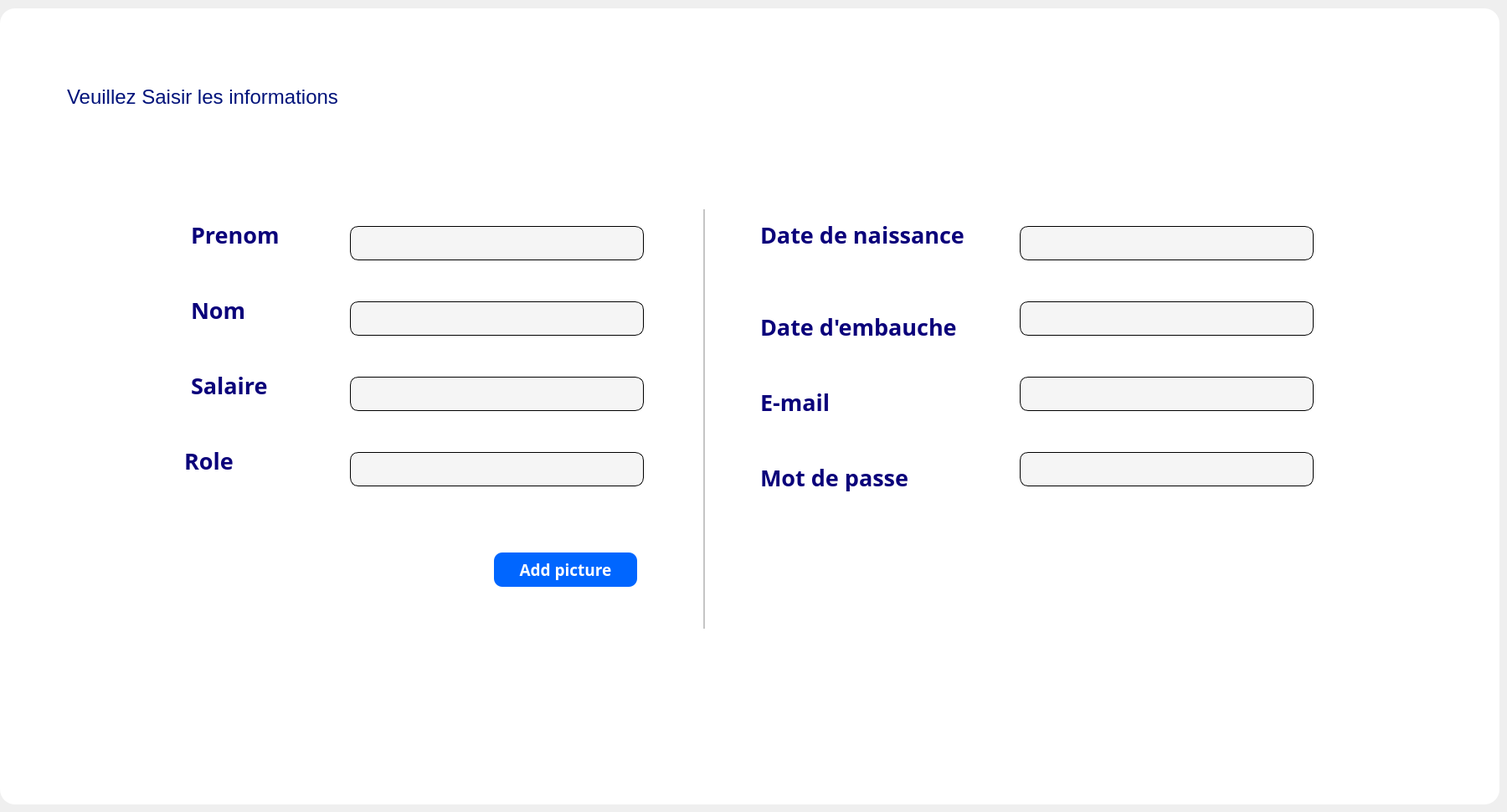
      <widget class="QWidget" name="tab_4">
       <attribute name="icon">
        <iconset resource="D:/volve/untitled22/res.qrc">
         <normaloff>:/icon/icons/icons8-crayon-64.png</normaloff>:/icon/icons/icons8-crayon-64.png</iconset>
       </attribute>
       <attribute name="title">
        <string>Modifier</string>
       </attribute>
       <widget class="QFrame" name="frame_15">
        <property name="geometry">
         <rect>
          <x>0</x>
          <y>10</y>
          <width>1791</width>
          <height>951</height>
         </rect>
        </property>
        <property name="styleSheet">
         <string notr="true">border-radius:18px;
background:white;
</string>
        </property>
        <property name="frameShape">
         <enum>QFrame::StyledPanel</enum>
        </property>
        <property name="frameShadow">
         <enum>QFrame::Raised</enum>
        </property>
        <widget class="QLineEdit" name="le_role_6">
         <property name="geometry">
          <rect>
           <x>418</x>
           <y>530</y>
           <width>351</width>
           <height>41</height>
          </rect>
         </property>
         <property name="styleSheet">
          <string notr="true">border-radius: 10px;
background: #F5F5F5;
border: 1px solid #000000;
padding-bottom:7px;</string>
         </property>
        </widget>
        <widget class="QLabel" name="lab_mdb_6">
         <property name="geometry">
          <rect>
           <x>908</x>
           <y>530</y>
           <width>181</width>
           <height>61</height>
          </rect>
         </property>
         <property name="font">
          <font>
           <family>Yu Gothic UI Semibold</family>
           <pointsize>20</pointsize>
           <weight>75</weight>
           <bold>true</bold>
          </font>
         </property>
         <property name="styleSheet">
          <string notr="true">color: rgb(10, 0, 122);</string>
         </property>
         <property name="text">
          <string>Mot de passe</string>
         </property>
        </widget>
        <widget class="QLineEdit" name="le_email_6">
         <property name="geometry">
          <rect>
           <x>1218</x>
           <y>440</y>
           <width>351</width>
           <height>41</height>
          </rect>
         </property>
         <property name="styleSheet">
          <string notr="true">border-radius: 10px;
background: #F5F5F5;
border: 1px solid #000000;
padding-bottom:7px;</string>
         </property>
        </widget>
        <widget class="QLineEdit" name="le_salaire_6">
         <property name="geometry">
          <rect>
           <x>418</x>
           <y>440</y>
           <width>351</width>
           <height>41</height>
          </rect>
         </property>
         <property name="styleSheet">
          <string notr="true">border-radius: 10px;
background: #F5F5F5;
border: 1px solid #000000;
padding-bottom:7px;</string>
         </property>
        </widget>
        <widget class="QLabel" name="lab_emb_6">
         <property name="geometry">
          <rect>
           <x>908</x>
           <y>350</y>
           <width>271</width>
           <height>61</height>
          </rect>
         </property>
         <property name="font">
          <font>
           <family>Yu Gothic UI Semibold</family>
           <pointsize>20</pointsize>
           <weight>75</weight>
           <bold>true</bold>
          </font>
         </property>
         <property name="styleSheet">
          <string notr="true">color: rgb(10, 0, 122);</string>
         </property>
         <property name="text">
          <string>Date d'embauche</string>
         </property>
        </widget>
        <widget class="QLineEdit" name="le_dn_6">
         <property name="geometry">
          <rect>
           <x>1218</x>
           <y>260</y>
           <width>351</width>
           <height>41</height>
          </rect>
         </property>
         <property name="styleSheet">
          <string notr="true">border-radius: 10px;
background: #F5F5F5;
border: 1px solid #000000;
padding-bottom:7px;</string>
         </property>
        </widget>
        <widget class="QLabel" name="lab_dn_6">
         <property name="geometry">
          <rect>
           <x>908</x>
           <y>240</y>
           <width>281</width>
           <height>61</height>
          </rect>
         </property>
         <property name="font">
          <font>
           <family>Yu Gothic UI Semibold</family>
           <pointsize>20</pointsize>
           <weight>75</weight>
           <bold>true</bold>
          </font>
         </property>
         <property name="styleSheet">
          <string notr="true">color: rgb(10, 0, 122);</string>
         </property>
         <property name="text">
          <string>Date de naissance</string>
         </property>
        </widget>
        <widget class="QLabel" name="lab_role_6">
         <property name="geometry">
          <rect>
           <x>220</x>
           <y>520</y>
           <width>181</width>
           <height>41</height>
          </rect>
         </property>
         <property name="font">
          <font>
           <family>Yu Gothic UI Semibold</family>
           <pointsize>20</pointsize>
           <weight>75</weight>
           <bold>true</bold>
          </font>
         </property>
         <property name="styleSheet">
          <string notr="true">color: rgb(10, 0, 122);</string>
         </property>
         <property name="text">
          <string>Role</string>
         </property>
        </widget>
        <widget class="QLabel" name="lab_pr_6">
         <property name="geometry">
          <rect>
           <x>228</x>
           <y>240</y>
           <width>261</width>
           <height>61</height>
          </rect>
         </property>
         <property name="font">
          <font>
           <family>Yu Gothic UI Semibold</family>
           <pointsize>20</pointsize>
           <weight>75</weight>
           <bold>true</bold>
          </font>
         </property>
         <property name="styleSheet">
          <string notr="true">color: rgb(10, 0, 122);</string>
         </property>
         <property name="text">
          <string>Prenom</string>
         </property>
        </widget>
        <widget class="QLineEdit" name="le_prenom_6">
         <property name="geometry">
          <rect>
           <x>418</x>
           <y>260</y>
           <width>351</width>
           <height>41</height>
          </rect>
         </property>
         <property name="styleSheet">
          <string notr="true">border-radius: 10px;
background: #F5F5F5;
border: 1px solid #000000;
padding-bottom:7px;</string>
         </property>
        </widget>
        <widget class="QLabel" name="lab_sal_6">
         <property name="geometry">
          <rect>
           <x>228</x>
           <y>420</y>
           <width>151</width>
           <height>61</height>
          </rect>
         </property>
         <property name="font">
          <font>
           <family>Yu Gothic UI Semibold</family>
           <pointsize>20</pointsize>
           <weight>75</weight>
           <bold>true</bold>
          </font>
         </property>
         <property name="styleSheet">
          <string notr="true">color: rgb(10, 0, 122);</string>
         </property>
         <property name="text">
          <string>Salaire</string>
         </property>
        </widget>
        <widget class="QLineEdit" name="le_nom_6">
         <property name="geometry">
          <rect>
           <x>418</x>
           <y>350</y>
           <width>351</width>
           <height>41</height>
          </rect>
         </property>
         <property name="styleSheet">
          <string notr="true">border-radius: 10px;
background: #F5F5F5;
border: 1px solid #000000;
padding-bottom:7px;</string>
         </property>
        </widget>
        <widget class="Line" name="line_8">
         <property name="geometry">
          <rect>
           <x>840</x>
           <y>240</y>
           <width>2</width>
           <height>501</height>
          </rect>
         </property>
         <property name="font">
          <font>
           <pointsize>2</pointsize>
          </font>
         </property>
         <property name="styleSheet">
          <string notr="true">background:rgb(197, 197, 197);</string>
         </property>
         <property name="orientation">
          <enum>Qt::Vertical</enum>
         </property>
        </widget>
        <widget class="QLabel" name="lab_email_6">
         <property name="geometry">
          <rect>
           <x>908</x>
           <y>440</y>
           <width>151</width>
           <height>61</height>
          </rect>
         </property>
         <property name="font">
          <font>
           <family>Yu Gothic UI Semibold</family>
           <pointsize>20</pointsize>
           <weight>75</weight>
           <bold>true</bold>
          </font>
         </property>
         <property name="styleSheet">
          <string notr="true">color: rgb(10, 0, 122);</string>
         </property>
         <property name="text">
          <string>E-mail</string>
         </property>
        </widget>
        <widget class="QPushButton" name="pb_add_p_6">
         <property name="geometry">
          <rect>
           <x>590</x>
           <y>650</y>
           <width>171</width>
           <height>41</height>
          </rect>
         </property>
         <property name="font">
          <font>
           <family>Yu Gothic UI Semibold</family>
           <pointsize>14</pointsize>
           <weight>75</weight>
           <bold>true</bold>
          </font>
         </property>
         <property name="styleSheet">
          <string notr="true">QPushButton {
background:rgb(0, 102, 255);
color:white;
border-radius: 10px;
}

QPushButton::hover
{
background:rgb(0, 51, 162);
color:white;
border-radius: 10px;

}</string>
         </property>
         <property name="text">
          <string>Add picture</string>
         </property>
        </widget>
        <widget class="QLineEdit" name="lineEdit_12">
         <property name="geometry">
          <rect>
           <x>1218</x>
           <y>530</y>
           <width>351</width>
           <height>41</height>
          </rect>
         </property>
         <property name="styleSheet">
          <string notr="true">border-radius: 10px;
background: #F5F5F5;
border: 1px solid #000000;
padding-bottom:7px;</string>
         </property>
        </widget>
        <widget class="QLabel" name="lab_nom_6">
         <property name="geometry">
          <rect>
           <x>228</x>
           <y>330</y>
           <width>161</width>
           <height>61</height>
          </rect>
         </property>
         <property name="font">
          <font>
           <family>Yu Gothic UI Semibold</family>
           <pointsize>20</pointsize>
           <weight>75</weight>
           <bold>true</bold>
          </font>
         </property>
         <property name="styleSheet">
          <string notr="true">color: rgb(10, 0, 122);</string>
         </property>
         <property name="text">
          <string>Nom</string>
         </property>
        </widget>
        <widget class="QLineEdit" name="le_emb_6">
         <property name="geometry">
          <rect>
           <x>1218</x>
           <y>350</y>
           <width>351</width>
           <height>41</height>
          </rect>
         </property>
         <property name="styleSheet">
          <string notr="true">border-radius: 10px;
background: #F5F5F5;
border: 1px solid #000000;
padding-bottom:7px;</string>
         </property>
        </widget>
        <widget class="QLabel" name="profilePictureLabel_6">
         <property name="geometry">
          <rect>
           <x>250</x>
           <y>630</y>
           <width>171</width>
           <height>131</height>
          </rect>
         </property>
         <property name="text">
          <string/>
         </property>
        </widget>
        <widget class="QLabel" name="label_vs_8">
         <property name="geometry">
          <rect>
           <x>80</x>
           <y>90</y>
           <width>501</width>
           <height>31</height>
          </rect>
         </property>
         <property name="font">
          <font>
           <pointsize>18</pointsize>
          </font>
         </property>
         <property name="styleSheet">
          <string notr="true">color: r;
color: rgb(0, 18, 122);</string>
         </property>
         <property name="text">
          <string>Veuillez Saisir les informations </string>
         </property>
        </widget>
       </widget>
      </widget>
